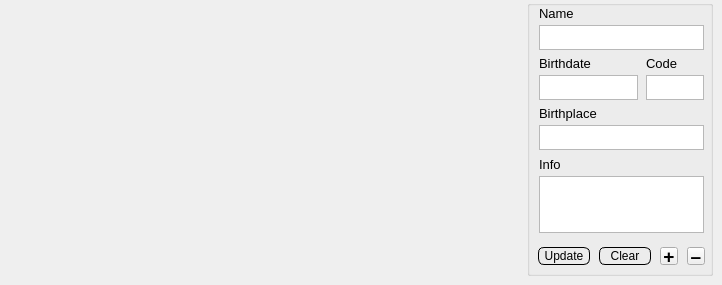
      <widget class="QWidget" name="mConsultantsTab">
       <attribute name="title">
        <string>Consultants</string>
       </attribute>
       <widget class="QGroupBox" name="groupBox_5">
        <property name="geometry">
         <rect>
          <x>527</x>
          <y>0</y>
          <width>186</width>
          <height>276</height>
         </rect>
        </property>
        <property name="styleSheet">
         <string notr="true">QToolButton {
    background: auto;
    min-width: 16px;
	min-height: 16px;
    max-width: 16px;
	max-height: 16px;
}

QPushButton {
     border: 1px solid black;
     border-radius: 6px;
     min-width: 50px;
	 min-height: 16px;
     max-width: 50px;
	 max-height: 16px;
	 border-image: url(:/new/PushBtn.png);
}

QPushButton:pressed {
     border: 2px solid black;
     border-radius: 8px;
}</string>
        </property>
        <property name="title">
         <string/>
        </property>
        <widget class="QTextEdit" name="mSpeaker">
         <property name="geometry">
          <rect>
           <x>12</x>
           <y>25</y>
           <width>165</width>
           <height>25</height>
          </rect>
         </property>
         <property name="font">
          <font>
           <pointsize>10</pointsize>
          </font>
         </property>
         <property name="toolTip">
          <string>full name of consultant</string>
         </property>
        </widget>
        <widget class="QTextEdit" name="mBirthday">
         <property name="geometry">
          <rect>
           <x>12</x>
           <y>75</y>
           <width>99</width>
           <height>25</height>
          </rect>
         </property>
         <property name="font">
          <font>
           <pointsize>10</pointsize>
          </font>
         </property>
         <property name="toolTip">
          <string>consultant’s birthdate
yyyy-MM-dd format recommended</string>
         </property>
        </widget>
        <widget class="QTextEdit" name="mSCode">
         <property name="geometry">
          <rect>
           <x>119</x>
           <y>75</y>
           <width>58</width>
           <height>25</height>
          </rect>
         </property>
         <property name="font">
          <font>
           <pointsize>10</pointsize>
          </font>
         </property>
         <property name="toolTip">
          <string>unique two-letter code for speaker</string>
         </property>
        </widget>
        <widget class="QTextEdit" name="mBirthplace">
         <property name="geometry">
          <rect>
           <x>12</x>
           <y>125</y>
           <width>165</width>
           <height>25</height>
          </rect>
         </property>
         <property name="font">
          <font>
           <pointsize>10</pointsize>
          </font>
         </property>
         <property name="toolTip">
          <string>consultant’s place of birth</string>
         </property>
        </widget>
        <widget class="QTextEdit" name="mInfo">
         <property name="geometry">
          <rect>
           <x>12</x>
           <y>176</y>
           <width>165</width>
           <height>57</height>
          </rect>
         </property>
         <property name="font">
          <font>
           <pointsize>10</pointsize>
          </font>
         </property>
         <property name="toolTip">
          <string>other information</string>
         </property>
        </widget>
        <widget class="QLabel" name="label_15">
         <property name="geometry">
          <rect>
           <x>12</x>
           <y>5</y>
           <width>62</width>
           <height>16</height>
          </rect>
         </property>
         <property name="font">
          <font>
           <pointsize>10</pointsize>
          </font>
         </property>
         <property name="text">
          <string>Name</string>
         </property>
        </widget>
        <widget class="QLabel" name="label_16">
         <property name="geometry">
          <rect>
           <x>12</x>
           <y>55</y>
           <width>62</width>
           <height>16</height>
          </rect>
         </property>
         <property name="font">
          <font>
           <pointsize>10</pointsize>
          </font>
         </property>
         <property name="text">
          <string>Birthdate</string>
         </property>
        </widget>
        <widget class="QLabel" name="label_17">
         <property name="geometry">
          <rect>
           <x>119</x>
           <y>55</y>
           <width>62</width>
           <height>16</height>
          </rect>
         </property>
         <property name="font">
          <font>
           <pointsize>10</pointsize>
          </font>
         </property>
         <property name="text">
          <string>Code</string>
         </property>
        </widget>
        <widget class="QLabel" name="label_18">
         <property name="geometry">
          <rect>
           <x>12</x>
           <y>105</y>
           <width>62</width>
           <height>16</height>
          </rect>
         </property>
         <property name="font">
          <font>
           <pointsize>10</pointsize>
          </font>
         </property>
         <property name="text">
          <string>Birthplace</string>
         </property>
        </widget>
        <widget class="QLabel" name="label_19">
         <property name="geometry">
          <rect>
           <x>12</x>
           <y>156</y>
           <width>62</width>
           <height>16</height>
          </rect>
         </property>
         <property name="font">
          <font>
           <pointsize>10</pointsize>
          </font>
         </property>
         <property name="text">
          <string>Info</string>
         </property>
        </widget>
        <widget class="QWidget" name="horizontalLayoutWidget">
         <property name="geometry">
          <rect>
           <x>8</x>
           <y>241</y>
           <width>175</width>
           <height>30</height>
          </rect>
         </property>
         <layout class="QHBoxLayout" name="horizontalLayout_4">
          <item>
           <widget class="QPushButton" name="mSpUpdateBtn">
            <property name="toolTip">
             <string>update consultant data</string>
            </property>
            <property name="text">
             <string>Update</string>
            </property>
           </widget>
          </item>
          <item>
           <widget class="QPushButton" name="mSpClearBtn">
            <property name="toolTip">
             <string>update consultant data</string>
            </property>
            <property name="text">
             <string>Clear</string>
            </property>
           </widget>
          </item>
          <item>
           <widget class="QToolButton" name="mSpAddBtn">
            <property name="font">
             <font>
              <pointsize>14</pointsize>
              <weight>75</weight>
              <bold>true</bold>
             </font>
            </property>
            <property name="toolTip">
             <string>add new consultant</string>
            </property>
            <property name="text">
             <string>+</string>
            </property>
           </widget>
          </item>
          <item>
           <widget class="QToolButton" name="mSpDelBtn">
            <property name="font">
             <font>
              <pointsize>14</pointsize>
              <weight>75</weight>
              <bold>true</bold>
             </font>
            </property>
            <property name="toolTip">
             <string>remove consultant</string>
            </property>
            <property name="text">
             <string>–</string>
            </property>
           </widget>
          </item>
         </layout>
        </widget>
       </widget>
      </widget>
